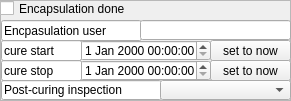
  <widget class="QFrame" name="frame_4">
   <property name="geometry">
    <rect>
     <x>620</x>
     <y>180</y>
     <width>291</width>
     <height>101</height>
    </rect>
   </property>
   <property name="frameShape">
    <enum>QFrame::StyledPanel</enum>
   </property>
   <property name="frameShadow">
    <enum>QFrame::Plain</enum>
   </property>
   <widget class="QCheckBox" name="ckEncapsulation">
    <property name="geometry">
     <rect>
      <x>0</x>
      <y>0</y>
      <width>171</width>
      <height>17</height>
     </rect>
    </property>
    <property name="text">
     <string>Encapsulation done</string>
    </property>
   </widget>
   <widget class="QLineEdit" name="leEncapsulationUser">
    <property name="geometry">
     <rect>
      <x>140</x>
      <y>20</y>
      <width>151</width>
      <height>20</height>
     </rect>
    </property>
    <property name="text">
     <string/>
    </property>
    <property name="readOnly">
     <bool>true</bool>
    </property>
   </widget>
   <widget class="QLineEdit" name="lineEdit_38">
    <property name="geometry">
     <rect>
      <x>1</x>
      <y>20</y>
      <width>141</width>
      <height>21</height>
     </rect>
    </property>
    <property name="text">
     <string>Encpasulation user</string>
    </property>
    <property name="readOnly">
     <bool>true</bool>
    </property>
   </widget>
   <widget class="QDateTimeEdit" name="dtCureStart">
    <property name="geometry">
     <rect>
      <x>80</x>
      <y>40</y>
      <width>131</width>
      <height>21</height>
     </rect>
    </property>
   </widget>
   <widget class="QDateTimeEdit" name="dtCureStop">
    <property name="geometry">
     <rect>
      <x>80</x>
      <y>60</y>
      <width>131</width>
      <height>21</height>
     </rect>
    </property>
   </widget>
   <widget class="QLineEdit" name="lineEdit_6">
    <property name="geometry">
     <rect>
      <x>1</x>
      <y>60</y>
      <width>81</width>
      <height>21</height>
     </rect>
    </property>
    <property name="text">
     <string>cure stop</string>
    </property>
    <property name="readOnly">
     <bool>true</bool>
    </property>
   </widget>
   <widget class="QPushButton" name="pbCureStopNow">
    <property name="geometry">
     <rect>
      <x>210</x>
      <y>60</y>
      <width>81</width>
      <height>21</height>
     </rect>
    </property>
    <property name="text">
     <string>set to now</string>
    </property>
   </widget>
   <widget class="QPushButton" name="pbCureStartNow">
    <property name="geometry">
     <rect>
      <x>210</x>
      <y>40</y>
      <width>81</width>
      <height>21</height>
     </rect>
    </property>
    <property name="text">
     <string>set to now</string>
    </property>
   </widget>
   <widget class="QLineEdit" name="lineEdit_7">
    <property name="geometry">
     <rect>
      <x>1</x>
      <y>40</y>
      <width>81</width>
      <height>21</height>
     </rect>
    </property>
    <property name="text">
     <string>cure start</string>
    </property>
    <property name="readOnly">
     <bool>true</bool>
    </property>
   </widget>
   <widget class="QLineEdit" name="lineEdit_39">
    <property name="geometry">
     <rect>
      <x>1</x>
      <y>80</y>
      <width>161</width>
      <height>20</height>
     </rect>
    </property>
    <property name="text">
     <string>Post-curing inspection</string>
    </property>
    <property name="readOnly">
     <bool>true</bool>
    </property>
   </widget>
   <widget class="QComboBox" name="cbEncapsulationInspection">
    <property name="geometry">
     <rect>
      <x>160</x>
      <y>80</y>
      <width>131</width>
      <height>20</height>
     </rect>
    </property>
    <property name="currentIndex">
     <number>-1</number>
    </property>
    <item>
     <property name="text">
      <string>pass</string>
     </property>
    </item>
    <item>
     <property name="text">
      <string>fail</string>
     </property>
    </item>
   </widget>
   <zorder>ckEncapsulation</zorder>
   <zorder>lineEdit_38</zorder>
   <zorder>dtCureStart</zorder>
   <zorder>dtCureStop</zorder>
   <zorder>lineEdit_6</zorder>
   <zorder>pbCureStopNow</zorder>
   <zorder>pbCureStartNow</zorder>
   <zorder>lineEdit_7</zorder>
   <zorder>lineEdit_39</zorder>
   <zorder>cbEncapsulationInspection</zorder>
   <zorder>leEncapsulationUser</zorder>
  </widget>
